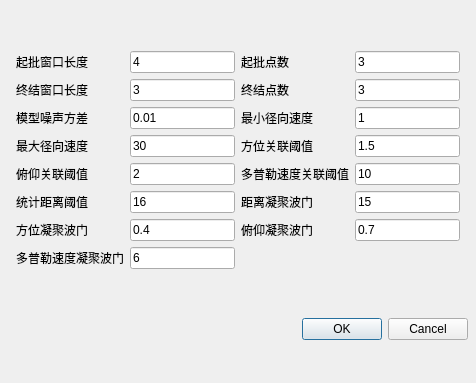
<?xml version="1.0" encoding="UTF-8"?>
<ui version="4.0">
  <class>DataProcessUI</class>
  <widget class="QDialog" name="DataProcessUI">
    <property name="geometry">
      <rect>
        <x>0</x>
        <y>0</y>
        <width>476</width>
        <height>383</height>
      </rect>
    </property>
    <property name="windowTitle">
      <string>Dialog</string>
    </property>
    <layout class="QVBoxLayout" name="verticalLayout">
      <property name="bottomMargin">
        <number>8</number>
      </property>
      <property name="rightMargin">
        <number>8</number>
      </property>
      <property name="topMargin">
        <number>8</number>
      </property>
      <property name="leftMargin">
        <number>8</number>
      </property>
      <property name="spacing">
        <number>6</number>
      </property>
      <item>
        <layout class="QGridLayout" name="gridLayout">
          <property name="bottomMargin">
            <number>8</number>
          </property>
          <property name="rightMargin">
            <number>8</number>
          </property>
          <property name="topMargin">
            <number>8</number>
          </property>
          <property name="leftMargin">
            <number>8</number>
          </property>
          <property name="spacing">
            <number>6</number>
          </property>
          <item row="1" column="1">
            <widget class="QLineEdit" name="endlen">
              <property name="text">
                <string>3</string>
              </property>
            </widget>
          </item>
          <item row="1" column="2">
            <widget class="QLabel" name="label_4">
              <property name="text">
                <string>终结点数</string>
              </property>
            </widget>
          </item>
          <item row="3" column="3">
            <widget class="QLineEdit" name="trackazithr">
              <property name="text">
                <string>1.5</string>
              </property>
            </widget>
          </item>
          <item row="5" column="2">
            <widget class="QLabel" name="label_12">
              <property name="text">
                <string>距离凝聚波门</string>
              </property>
            </widget>
          </item>
          <item row="0" column="2">
            <widget class="QLabel" name="label_2">
              <property name="text">
                <string>起批点数</string>
              </property>
            </widget>
          </item>
          <item row="2" column="0">
            <widget class="QLabel" name="label_5">
              <property name="text">
                <string>模型噪声方差</string>
              </property>
            </widget>
          </item>
          <item row="5" column="3">
            <widget class="QLineEdit" name="disgate">
              <property name="text">
                <string>15</string>
              </property>
            </widget>
          </item>
          <item row="6" column="1">
            <widget class="QLineEdit" name="azigate">
              <property name="text">
                <string>0.4</string>
              </property>
            </widget>
          </item>
          <item row="5" column="0">
            <widget class="QLabel" name="label_11">
              <property name="text">
                <string>统计距离阈值</string>
              </property>
            </widget>
          </item>
          <item row="1" column="3">
            <widget class="QLineEdit" name="endnum">
              <property name="text">
                <string>3</string>
              </property>
            </widget>
          </item>
          <item row="6" column="2">
            <widget class="QLabel" name="label_14">
              <property name="text">
                <string>俯仰凝聚波门</string>
              </property>
            </widget>
          </item>
          <item row="4" column="1">
            <widget class="QLineEdit" name="trackelethr">
              <property name="text">
                <string>2</string>
              </property>
            </widget>
          </item>
          <item row="4" column="0">
            <widget class="QLabel" name="label_9">
              <property name="text">
                <string>俯仰关联阈值</string>
              </property>
            </widget>
          </item>
          <item row="1" column="0">
            <widget class="QLabel" name="label_3">
              <property name="text">
                <string>终结窗口长度</string>
              </property>
            </widget>
          </item>
          <item row="4" column="2">
            <widget class="QLabel" name="label_10">
              <property name="text">
                <string>多普勒速度关联阈值</string>
              </property>
            </widget>
          </item>
          <item row="3" column="1">
            <widget class="QLineEdit" name="trackup">
              <property name="text">
                <string>30</string>
              </property>
            </widget>
          </item>
          <item row="3" column="2">
            <widget class="QLabel" name="label_8">
              <property name="text">
                <string>方位关联阈值</string>
              </property>
            </widget>
          </item>
          <item row="2" column="3">
            <widget class="QLineEdit" name="trackdown">
              <property name="text">
                <string>1</string>
              </property>
            </widget>
          </item>
          <item row="0" column="3">
            <widget class="QLineEdit" name="batchnum">
              <property name="text">
                <string>3</string>
              </property>
            </widget>
          </item>
          <item row="3" column="0">
            <widget class="QLabel" name="label_7">
              <property name="text">
                <string>最大径向速度</string>
              </property>
            </widget>
          </item>
          <item row="5" column="1">
            <widget class="QLineEdit" name="trackgatedisthr">
              <property name="text">
                <string>16</string>
              </property>
            </widget>
          </item>
          <item row="6" column="3">
            <widget class="QLineEdit" name="elegate">
              <property name="text">
                <string>0.7</string>
              </property>
            </widget>
          </item>
          <item row="0" column="1">
            <widget class="QLineEdit" name="batchwinlen">
              <property name="text">
                <string>4</string>
              </property>
            </widget>
          </item>
          <item row="6" column="0">
            <widget class="QLabel" name="label_13">
              <property name="text">
                <string>方位凝聚波门</string>
              </property>
            </widget>
          </item>
          <item row="2" column="2">
            <widget class="QLabel" name="label_6">
              <property name="text">
                <string>最小径向速度</string>
              </property>
            </widget>
          </item>
          <item row="0" column="0">
            <widget class="QLabel" name="label">
              <property name="text">
                <string>起批窗口长度</string>
              </property>
              <property name="alignment">
                <set>Qt::AlignLeading|Qt::AlignLeft|Qt::AlignVCenter</set>
              </property>
            </widget>
          </item>
          <item row="2" column="1">
            <widget class="QLineEdit" name="noisevar">
              <property name="text">
                <string>0.01</string>
              </property>
            </widget>
          </item>
          <item row="4" column="3">
            <widget class="QLineEdit" name="trackvelthr">
              <property name="text">
                <string>10</string>
              </property>
            </widget>
          </item>
          <item row="7" column="0">
            <widget class="QLabel" name="label_15">
              <property name="text">
                <string>多普勒速度凝聚波门</string>
              </property>
            </widget>
          </item>
          <item row="7" column="1">
            <widget class="QLineEdit" name="dopgate">
              <property name="text">
                <string>6</string>
              </property>
            </widget>
          </item>
        </layout>
      </item>
      <item>
        <widget class="QDialogButtonBox" name="buttonBox">
          <property name="orientation">
            <enum>Qt::Horizontal</enum>
          </property>
          <property name="standardButtons">
            <set>QDialogButtonBox::Cancel|QDialogButtonBox::Ok</set>
          </property>
        </widget>
      </item>
    </layout>
  </widget>
  <customwidgets>
    <customwidget>
      <class>CustomComboBox</class>
      <extends>QComboBox</extends>
      <header>cusWidgets/customcombobox.h</header>
    </customwidget>
  </customwidgets>
  <resources />
  <connections/>
</ui>
